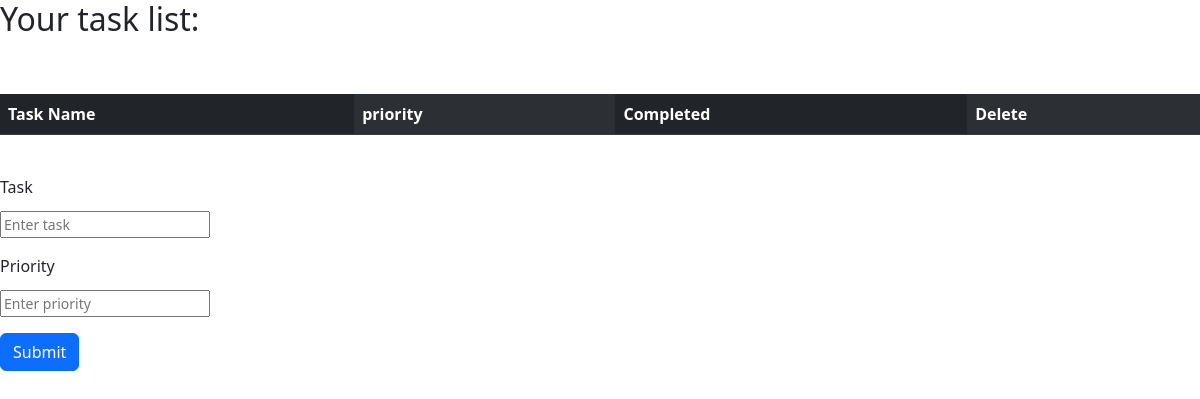
Before: / with the older database file.
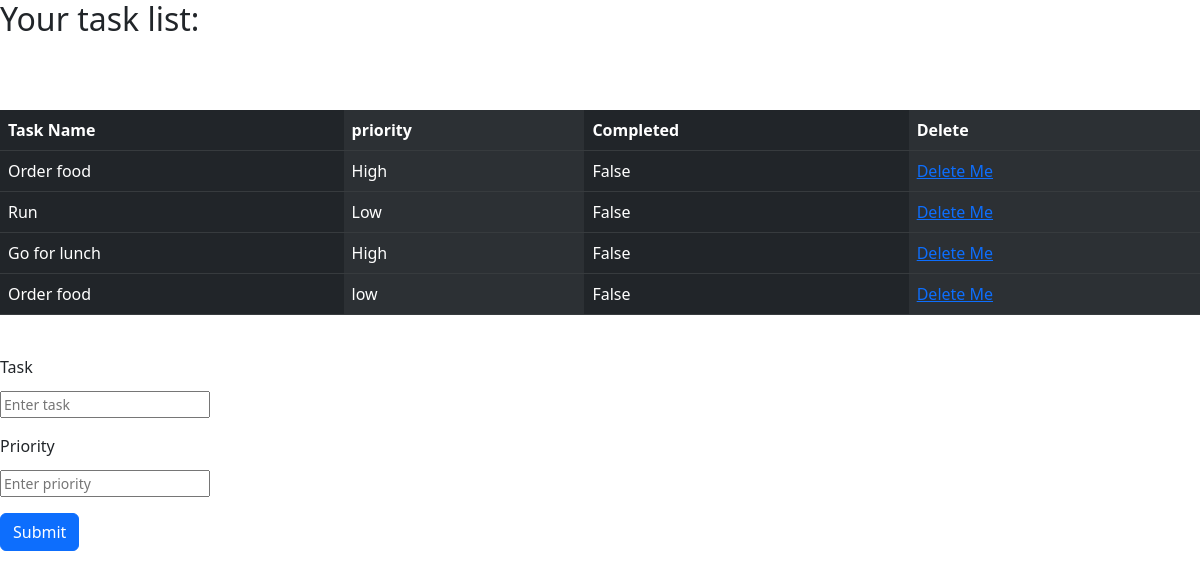
After: the same page with the newer database file.
### app_task_manager/models.py (models this page shows, shortened)
class taskModel(models.Model):
    task_name = models.CharField(max_length=30)
    priority_level = models.CharField(max_length=30)
    completed = models.BooleanField(default=False)
    created_at = models.DateTimeField(default=timezone.now)

### app_task_manager/views.py (the view)
# urls.py: path('', views.home, name='home_path'),
def home(request):
    if request.method == 'POST':
        form = taskForm(request.POST or None)
        if form.is_valid():
            print('form valid')
            form.save()
            all_items = taskModel.objects.all()
            messages.success(request, ("New item addedd.."))
            print(all_items)
            return render(request, 'index.html', {'all_items': all_items})
        else :
            print('invalid form')
            return render(request, 'index.html', {'all_items': 'Not valid form'})
    else:
        all_items = taskModel.objects.all()
        return render(request, 'index.html', {'all_items': all_items})

### app_task_manager/templates/index.html (shortened to what this page needs)
<!DOCTYPE html>
<html lang="en" dir="ltr">
<head>
  <link href="https://cdn.jsdelivr.net/npm/bootstrap@5.2.3/dist/css/bootstrap.min.css" rel="stylesheet">
</head>
<body>
  <h2>Your task list:</h2>
  <br>
  <br>
  <table class="table table-dark table-hover table-striped-columns">
    <tr>
      <th>Task Name</th>
      <th>priority</th>
      <th>Completed</th>
      <th>Delete</th>
    </tr>
    {%for item in all_items%}
    <tr>
      <td>{{item.task_name}}</td>
      <td>{{item.priority_level}}</td>
      <td>{{item.completed}}</td>
      <td><a href="{% url 'delete' item.id%}">Delete Me</a></td>
    </tr>
    {%endfor%}
  </table><br>
  <form action="{% url 'home_path' %}" method="post">
    <div class="mb-3">
      <label for="task_name" class="form-label">Task</label><br>
      <input type="text" class="form-text" name="task_name" placeholder="Enter task"><br>
    </div>
    <div class="mb-3">
      <label for="priority_level" class="form-label">Priority</label><br>
      <input type="text" class="form-text" name="priority_level" placeholder="Enter priority"><br>
    </div>
    <button type="submit" class="btn btn-primary">Submit</button>
  </form>
</body>
</html>

Changed rows visible on the page:
added taskModel: task_name "Order food", priority_level "High", completed "False"
added taskModel: task_name "Run", priority_level "Low", completed "False"
added taskModel: task_name "Go for lunch", priority_level "High", completed "False"
added taskModel: task_name "Order food", priority_level "low", completed "False"
